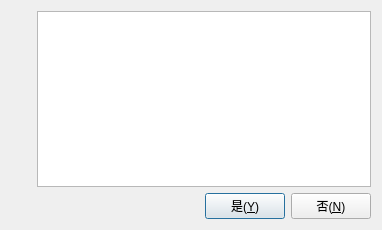
<?xml version="1.0" encoding="UTF-8"?>
<ui version="4.0">
 <class>DlgMessage</class>
 <widget class="QDialog" name="DlgMessage">
  <property name="geometry">
   <rect>
    <x>0</x>
    <y>0</y>
    <width>382</width>
    <height>230</height>
   </rect>
  </property>
  <property name="windowTitle">
   <string>消息窗</string>
  </property>
  <property name="windowIcon">
   <iconset resource="ssp_iaFloatView.qrc">
    <normaloff>:/images/information</normaloff>:/images/information</iconset>
  </property>
  <layout class="QGridLayout" name="gridLayout_2">
   <item row="0" column="0">
    <layout class="QVBoxLayout" name="verticalLayout">
     <item>
      <widget class="QLabel" name="label_critical">
       <property name="text">
        <string/>
       </property>
       <property name="pixmap">
        <pixmap resource="ssp_iaFloatView.qrc">:/images/delete</pixmap>
       </property>
      </widget>
     </item>
     <item>
      <widget class="QLabel" name="label_warn">
       <property name="text">
        <string/>
       </property>
       <property name="pixmap">
        <pixmap resource="ssp_iaFloatView.qrc">:/images/bonus</pixmap>
       </property>
      </widget>
     </item>
     <item>
      <widget class="QLabel" name="label_information">
       <property name="text">
        <string/>
       </property>
       <property name="pixmap">
        <pixmap resource="ssp_iaFloatView.qrc">:/images/information</pixmap>
       </property>
      </widget>
     </item>
     <item>
      <widget class="QLabel" name="label_question">
       <property name="text">
        <string/>
       </property>
       <property name="pixmap">
        <pixmap resource="ssp_iaFloatView.qrc">:/images/help</pixmap>
       </property>
      </widget>
     </item>
     <item>
      <spacer name="verticalSpacer">
       <property name="orientation">
        <enum>Qt::Vertical</enum>
       </property>
       <property name="sizeHint" stdset="0">
        <size>
         <width>20</width>
         <height>40</height>
        </size>
       </property>
      </spacer>
     </item>
    </layout>
   </item>
   <item row="0" column="1">
    <widget class="QPlainTextEdit" name="plainTextEdit"/>
   </item>
   <item row="1" column="1">
    <widget class="QWidget" name="widget" native="true">
     <layout class="QGridLayout" name="gridLayout">
      <property name="margin">
       <number>0</number>
      </property>
      <item row="0" column="0">
       <spacer name="horizontalSpacer">
        <property name="orientation">
         <enum>Qt::Horizontal</enum>
        </property>
        <property name="sizeHint" stdset="0">
         <size>
          <width>159</width>
          <height>20</height>
         </size>
        </property>
       </spacer>
      </item>
      <item row="0" column="1">
       <widget class="QPushButton" name="btn_ok">
        <property name="baseSize">
         <size>
          <width>0</width>
          <height>0</height>
         </size>
        </property>
        <property name="text">
         <string>是(&amp;Y)</string>
        </property>
        <property name="icon">
         <iconset resource="ssp_iaFloatView.qrc">
          <normaloff>:/images/ok</normaloff>:/images/ok</iconset>
        </property>
       </widget>
      </item>
      <item row="0" column="2">
       <widget class="QPushButton" name="btn_cancel">
        <property name="text">
         <string>否(&amp;N)</string>
        </property>
        <property name="icon">
         <iconset resource="ssp_iaFloatView.qrc">
          <normaloff>:/images/cancel</normaloff>:/images/cancel</iconset>
        </property>
       </widget>
      </item>
     </layout>
    </widget>
   </item>
  </layout>
 </widget>
 <layoutdefault spacing="6" margin="11"/>
 <resources>
  <include location="ssp_iaFloatView.qrc"/>
 </resources>
 <connections/>
</ui>
